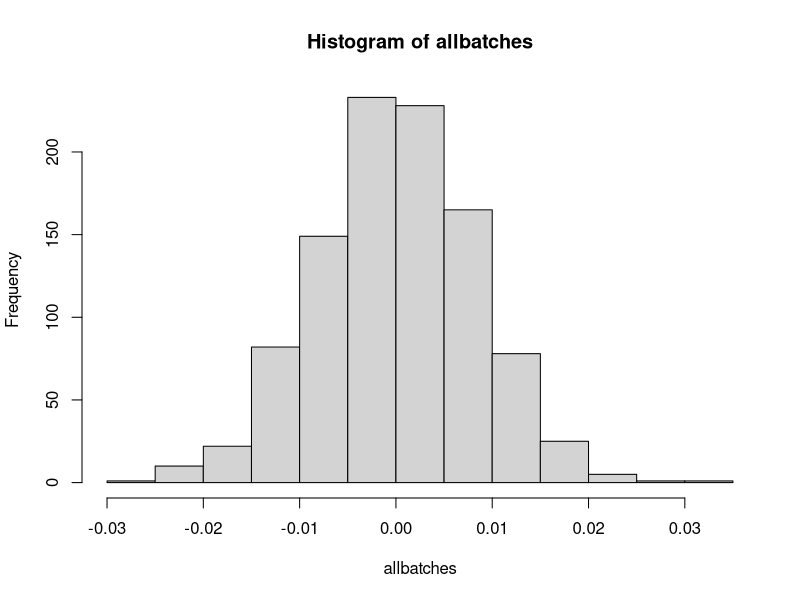

Write the R code that produced this figure.
## ---- chunk 1
knitr::opts_chunk$set(echo = TRUE)
## ---- chunk 2
spinner=c(-1, 0, 1)
## ---- chunk 3
spin=sample(spinner, size=1)
spin
## ---- chunk 4
n.sim=10000
many.spins=sample(spinner, n.sim, replace=TRUE)
many.spins
## ---- chunk 5
mean(many.spins)
## ---- chunk 6
spin.mc<-function(){
  mean(sample(spinner, n.sim, replace=TRUE))
}
spin.mc()
## ---- chunk 7
n.batches=1000
allbatches=replicate(n.batches, spin.mc())
#allbatches

hist(allbatches)

mean(allbatches)

sd(allbatches)

#compare to the precision from earlier in class
var.spin=(-1)^2*(1/3)+0^2*(1/3)+1^2*(1/3) 
sd.spin=sqrt(var.spin)
sd.spin

prec=sd.spin/sqrt(n.sim)
prec
## ---- chunk 8
amt<-c(-1, 0, 9)
probs<-c(1/2, 1/3, 1/6)

mu=sum(amt*probs)
mu
## ---- chunk 9
n.sim=10^4
mu.mc=mean(sample(amt, size=n.sim, prob=probs, replace=TRUE))
mu.mc
## ---- chunk 10
n.trials=50
p=2/5
mu=n.trials*p
mu
## ---- chunk 11
n.sims=10^5
runs<-rbinom(n.sims, size=n.trials, prob=p)
mu.mc=mean(runs)
mu.mc
